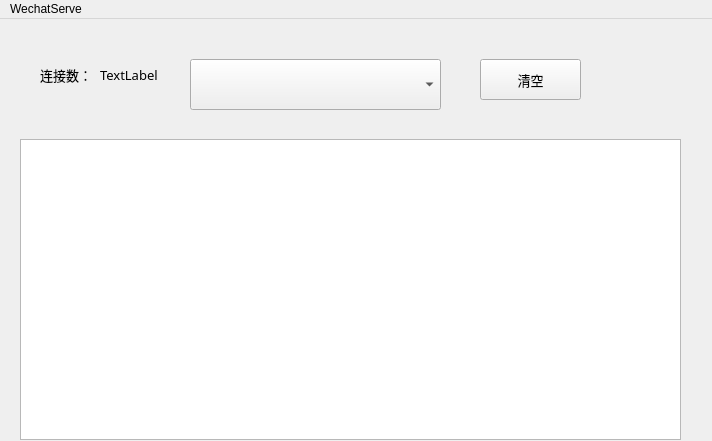
<?xml version="1.0" encoding="UTF-8"?>
<ui version="4.0">
 <class>QtServer</class>
 <widget class="QMainWindow" name="QtServer">
  <property name="geometry">
   <rect>
    <x>0</x>
    <y>0</y>
    <width>712</width>
    <height>441</height>
   </rect>
  </property>
  <property name="windowTitle">
   <string>WechatServe</string>
  </property>
  <widget class="QWidget" name="centralwidget">
   <widget class="QPushButton" name="pushButton_sendFile">
    <property name="geometry">
     <rect>
      <x>580</x>
      <y>500</y>
      <width>101</width>
      <height>41</height>
     </rect>
    </property>
    <property name="font">
     <font>
      <family>微软雅黑</family>
      <pointsize>10</pointsize>
     </font>
    </property>
    <property name="text">
     <string>发送文件</string>
    </property>
   </widget>
   <widget class="QLineEdit" name="lineEditMsg">
    <property name="geometry">
     <rect>
      <x>20</x>
      <y>440</y>
      <width>441</width>
      <height>41</height>
     </rect>
    </property>
   </widget>
   <widget class="QPushButton" name="btnSend">
    <property name="geometry">
     <rect>
      <x>470</x>
      <y>440</y>
      <width>101</width>
      <height>41</height>
     </rect>
    </property>
    <property name="font">
     <font>
      <family>微软雅黑</family>
      <pointsize>10</pointsize>
     </font>
    </property>
    <property name="text">
     <string>发送</string>
    </property>
   </widget>
   <widget class="QTextEdit" name="textBrowser">
    <property name="geometry">
     <rect>
      <x>20</x>
      <y>120</y>
      <width>661</width>
      <height>301</height>
     </rect>
    </property>
    <property name="font">
     <font>
      <family>微软雅黑</family>
     </font>
    </property>
   </widget>
   <widget class="QLineEdit" name="lineEdit_fileName">
    <property name="geometry">
     <rect>
      <x>20</x>
      <y>500</y>
      <width>441</width>
      <height>41</height>
     </rect>
    </property>
   </widget>
   <widget class="QPushButton" name="pushButton_selectFile">
    <property name="geometry">
     <rect>
      <x>470</x>
      <y>500</y>
      <width>101</width>
      <height>41</height>
     </rect>
    </property>
    <property name="font">
     <font>
      <family>微软雅黑</family>
      <pointsize>10</pointsize>
     </font>
    </property>
    <property name="text">
     <string>选择文件</string>
    </property>
   </widget>
   <widget class="QComboBox" name="comboBoxObj">
    <property name="geometry">
     <rect>
      <x>190</x>
      <y>40</y>
      <width>251</width>
      <height>51</height>
     </rect>
    </property>
    <property name="font">
     <font>
      <family>微软雅黑</family>
      <pointsize>10</pointsize>
     </font>
    </property>
   </widget>
   <widget class="QLabel" name="label">
    <property name="geometry">
     <rect>
      <x>40</x>
      <y>40</y>
      <width>61</width>
      <height>31</height>
     </rect>
    </property>
    <property name="font">
     <font>
      <family>微软雅黑</family>
      <pointsize>10</pointsize>
     </font>
    </property>
    <property name="text">
     <string>连接数：</string>
    </property>
   </widget>
   <widget class="QLabel" name="labelNum">
    <property name="geometry">
     <rect>
      <x>100</x>
      <y>40</y>
      <width>81</width>
      <height>31</height>
     </rect>
    </property>
    <property name="font">
     <font>
      <family>微软雅黑</family>
      <pointsize>10</pointsize>
     </font>
    </property>
    <property name="text">
     <string>TextLabel</string>
    </property>
   </widget>
   <widget class="QPushButton" name="btnClear">
    <property name="geometry">
     <rect>
      <x>480</x>
      <y>40</y>
      <width>101</width>
      <height>41</height>
     </rect>
    </property>
    <property name="font">
     <font>
      <family>微软雅黑</family>
      <pointsize>10</pointsize>
     </font>
    </property>
    <property name="text">
     <string>清空</string>
    </property>
   </widget>
  </widget>
  <widget class="QMenuBar" name="menubar">
   <property name="geometry">
    <rect>
     <x>0</x>
     <y>0</y>
     <width>712</width>
     <height>21</height>
    </rect>
   </property>
   <widget class="QMenu" name="menuWechatServe">
    <property name="title">
     <string>WechatServe</string>
    </property>
   </widget>
   <addaction name="menuWechatServe"/>
  </widget>
 </widget>
 <resources/>
 <connections/>
</ui>
